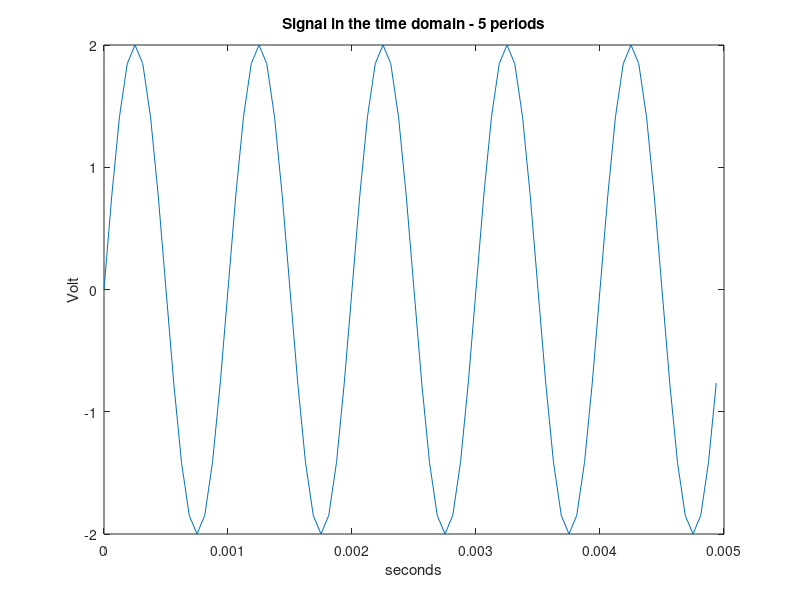

Here is the MATLAB script that generated this plot:
function [x, t] = FunctionA()
    A = 2;
    f_0 = 1000;
    D = 2;
    F_e = 16000;
    T_e = 1/F_e;
    N = 5 * F_e / f_0;
    n = 0:N-1;
    t = n*T_e;
    x = A * sin(2*pi*f_0*n*T_e);
    figure;
    plot(n*T_e,x);
    title('Signal in the time domain - 5 periods');
    xlabel('seconds');
    ylabel('Volt');
end